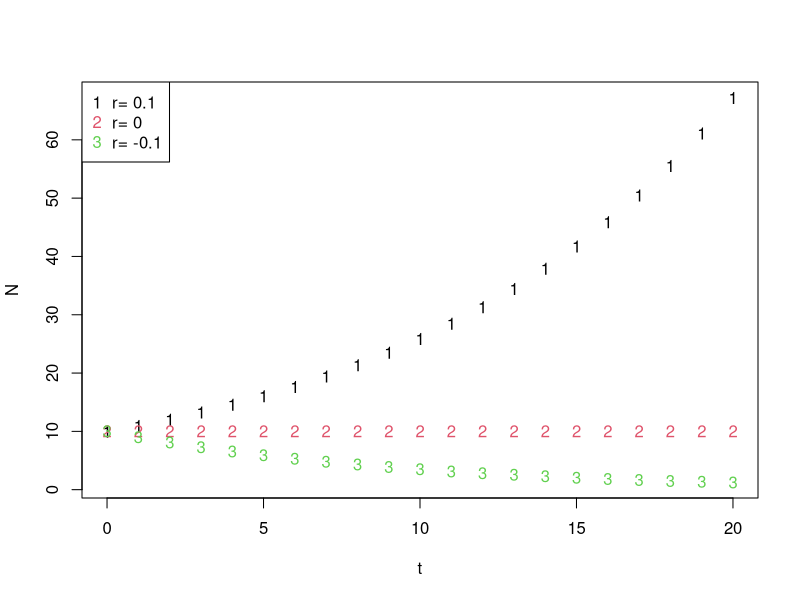
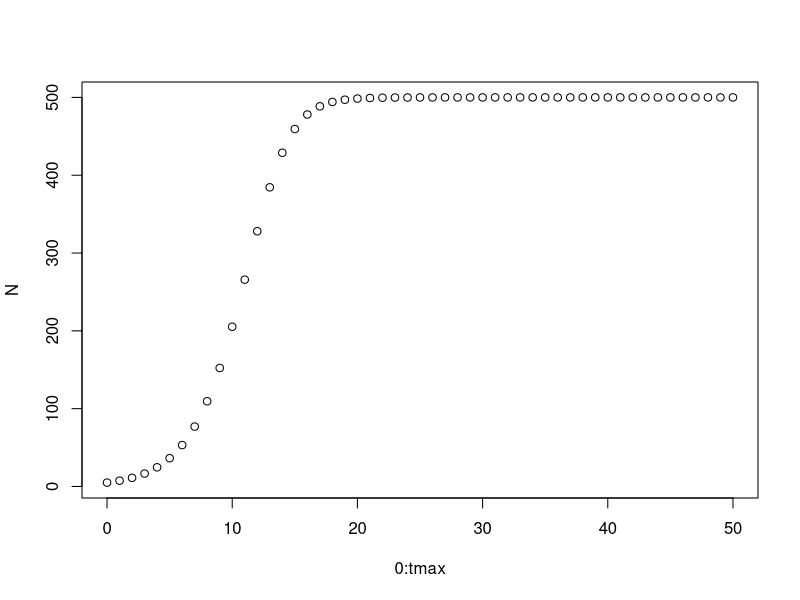
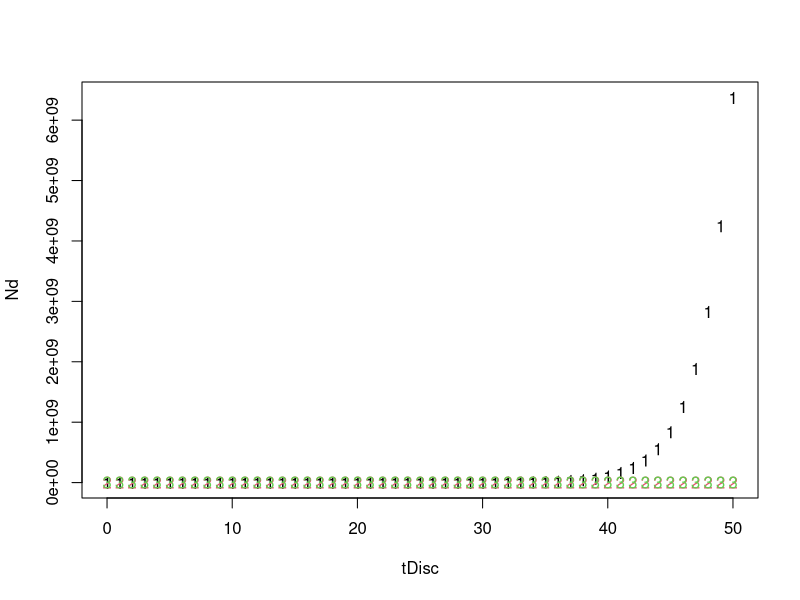
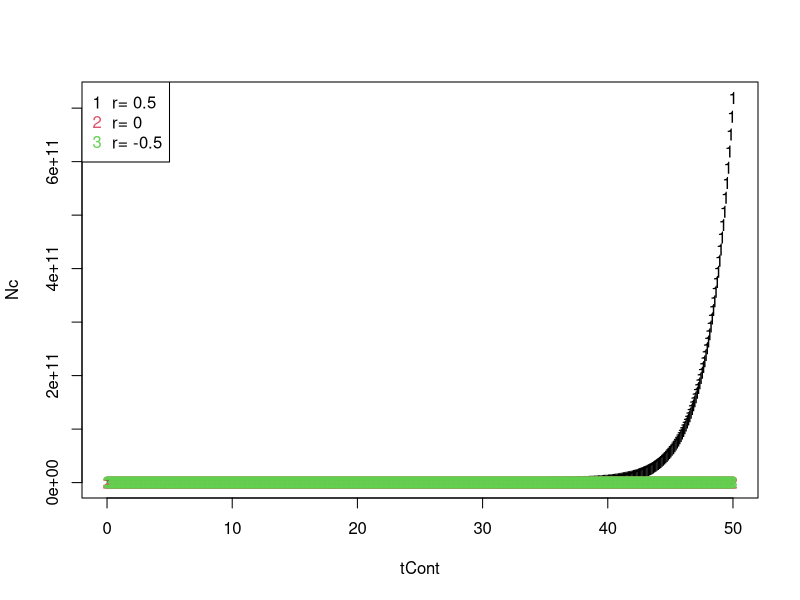
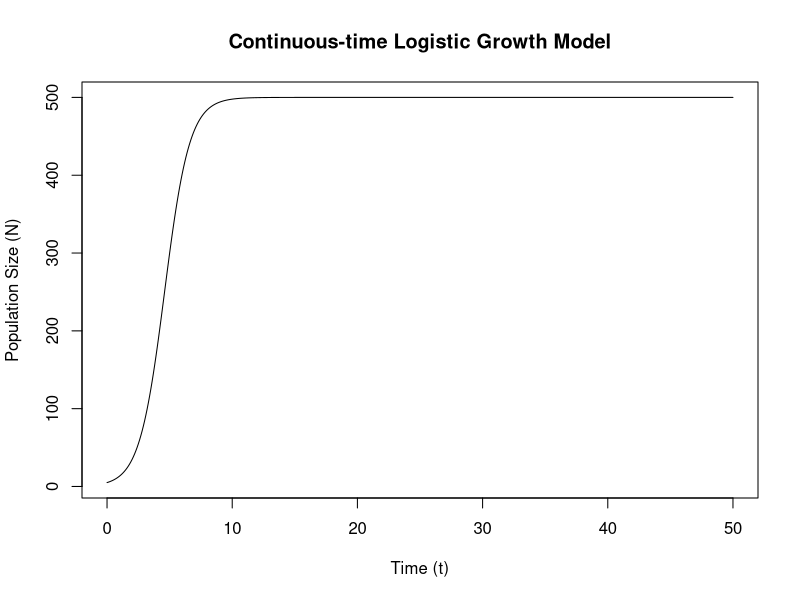

Here is the R script that generated these plots, in order:
## ---- chunk 1
knitr::opts_chunk$set(echo = TRUE)
## ---- chunk 2
r = c(0.1,0,-0.1)
n0 = 10
t = c(0:20)

N = outer(t,r,function(t,r) (1+r)^t*n0)
matplot(t,N)
legend('topleft',paste('r=',r),pch=paste(1:3),col=1:3)


## ---- chunk 3
r = 0.5
K = 500
n0 = 5
tmax = 50
N = rep(n0,tmax+1)

logistic = function(N,K,r) (1+(1-N/K)*r)*N

for (t in 1:tmax){
  N[t+1]= logistic(N[t],K,r)
}
plot(0:tmax,N)

## ---- chunk 4
r = c(0.5,0,-0.5)
n0 = 10
tDisc = 0:50
tCont = seq(0,50,0.1)

Nd = outer(tDisc,r,function(t,r) (1+r)^t*n0)
Nc = outer(tCont,r,function(t,r) exp(r*t)*n0)
matplot(tDisc,Nd )
matplot(tCont,Nc )
legend('topleft',paste('r=',r),pch=paste(1:3),col=1:3)




## ---- chunk 5
library(deSolve)

# 參數設定
r <- 1
K <- 500
N0 <- 5
tmax <- 50

# logistic growth微分方程的形式
logistic_continuous <- function(t, N, params) {
  with(as.list(params), {
    dN <- r * N * (1 - N / K)
    return(list(dN))
  })
}

# 初始條件與時間
params <- c(r = r, K = K)
times <- seq(0, tmax, by = 0.1)
state <- c(N = N0)

# 使用ode函數求解
out <- ode(y = state, times = times, func = logistic_continuous, parms = params)

# 繪圖
plot(out, main = "Continuous-time Logistic Growth Model", ylab = "Population Size (N)", xlab = "Time (t)")
